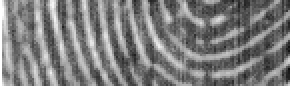
#> input picture TresholdTest/finger1c.pgm, 146 x 43 px (shown 2 times larger)
$ python main.py
#> lines starting #> are read from the running program, lines starting #| are printed output that depends on the picture; after the words box and inside, x2 and y2 are one past the last pixel; in counts of white or black regions, pixels touching at a corner belong together
import cv2

img = cv2.imread("finger1c.pgm")
#> img is the input picture: shape (43, 146, 3); min 11, max 255, mean 126.5

cv2.imshow("Input", img)

img = cv2.cvtColor(img, cv2.COLOR_BGR2GRAY)
#> img: shape (43, 146)
img = cv2.adaptiveThreshold(img,255,cv2.ADAPTIVE_THRESH_GAUSSIAN_C, cv2.THRESH_BINARY,31,0 + cv2.THRESH_OTSU)
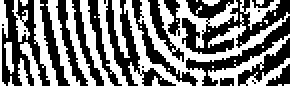
#> img: shape (43, 146) (shown 2 times larger); 48.6% white; 34 white regions (20 under 20 px), largest, box (x1, y1, x2, y2) and area: (69, 0, 146, 43) 1249, (62, 0, 96, 43) 271, (17, 0, 29, 43) 190

kernel = cv2.getStructuringElement(cv2.MORPH_ELLIPSE,(2,2))
res = cv2.morphologyEx(img,cv2.MORPH_OPEN,kernel)
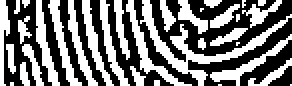
#> res: shape (43, 146) (shown 2 times larger); 46.4% white; 34 white regions (12 under 20 px), largest, box (x1, y1, x2, y2) and area: (70, 0, 146, 43) 522, (63, 0, 96, 43) 220, (24, 0, 41, 43) 188


cv2.imshow("Result2", res)
cv2.waitKey(0)

$ run again, with TresholdTest/00001005_plain_500_08.png saved as TresholdTest/finger1c.pgm
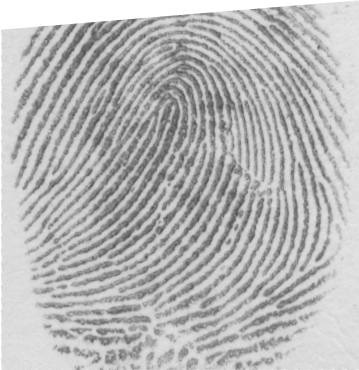
#> input picture TresholdTest/00001005_plain_500_08.png, 359 x 370 px
#> img is the input picture: shape (370, 359, 3); min 80, max 255, mean 182.6
#> `img = cv2.adaptiveThreshold(img,255,cv2.ADAPTIVE_THRESH_GAUSSIAN_C, cv..`:
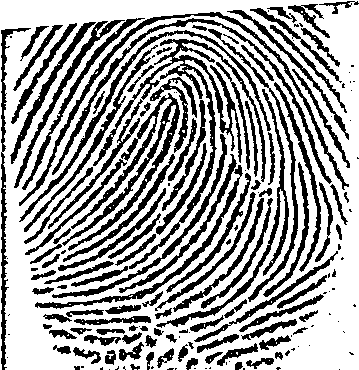
#> img: shape (370, 359); 64.4% white; 179 black regions (67 under 20 px), largest, box (x1, y1, x2, y2) and area: (93, 39, 266, 269) 3776, (62, 93, 180, 251) 2891, (19, 12, 349, 206) 2100
#> `res = cv2.morphologyEx(img,cv2.MORPH_OPEN,kernel)`:
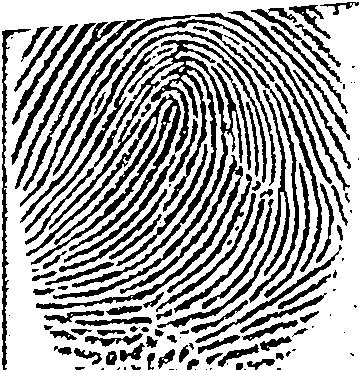
#> res: shape (370, 359); 64.4% white; 132 black regions (38 under 20 px), largest, box (x1, y1, x2, y2) and area: (25, 40, 267, 299) 7725, (26, 94, 181, 265) 3677, (36, 155, 243, 309) 2181
